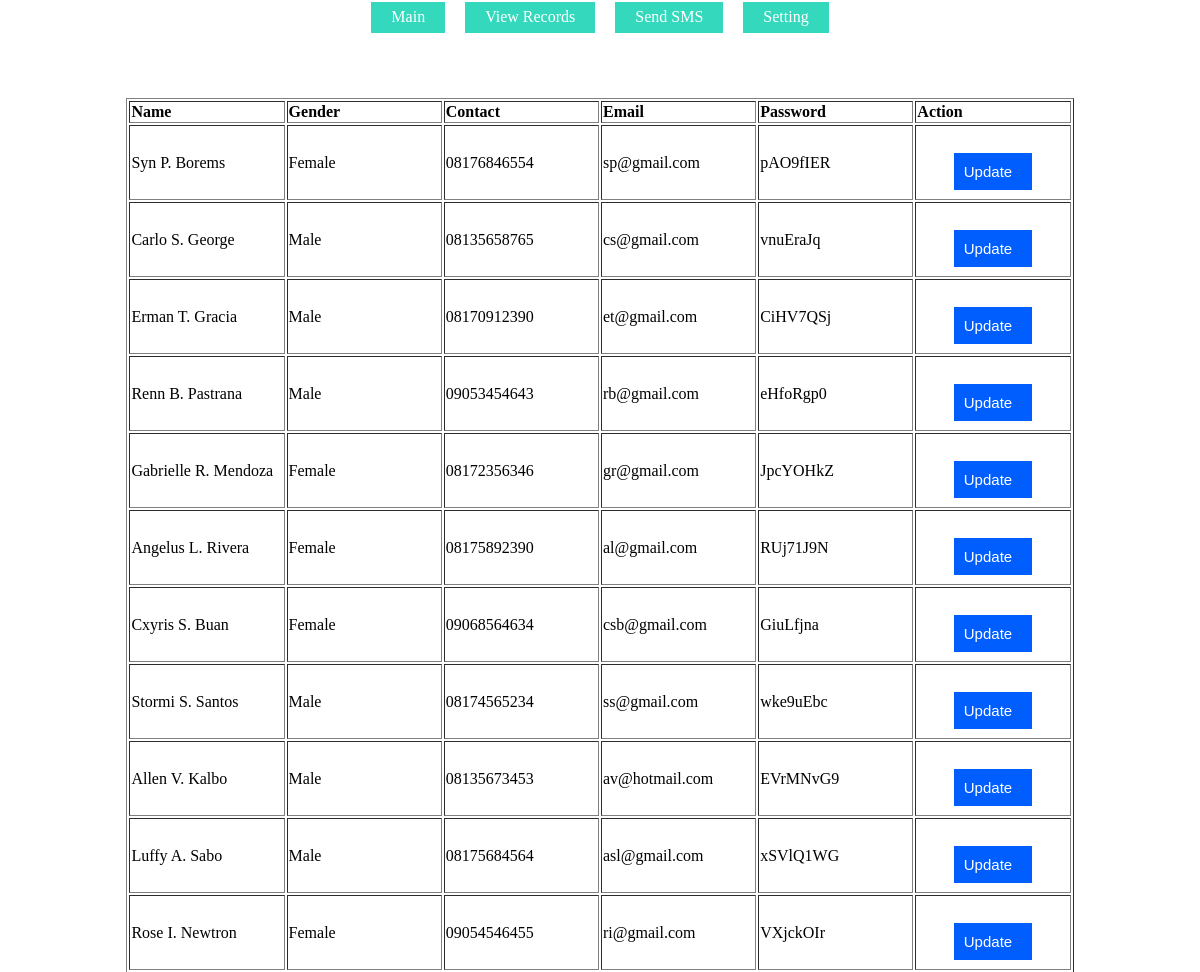
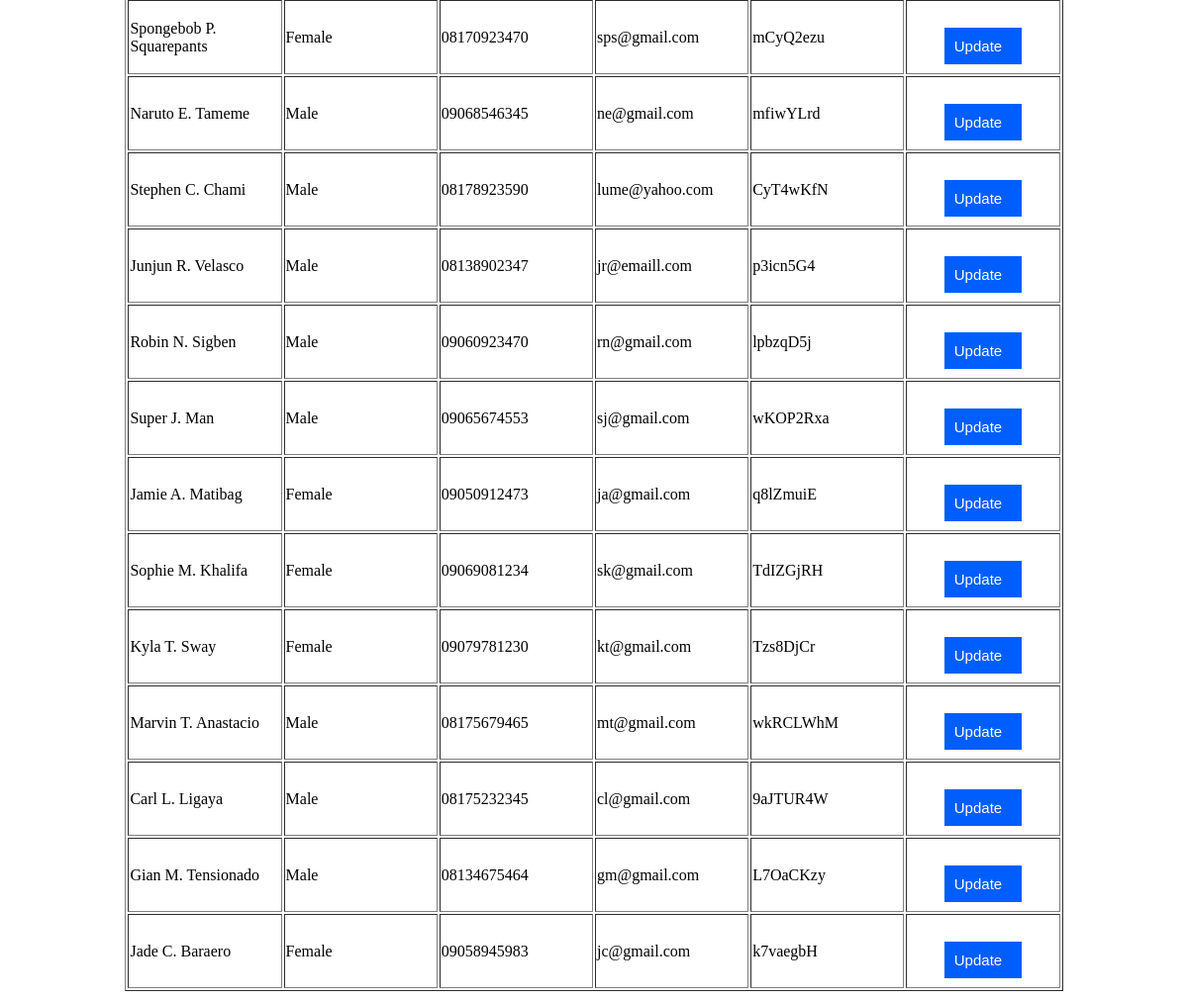
The page /admin/viewrecord.php on the database its author committed (2 pictures, top to bottom).
### tables this page shows
CREATE TABLE `tbl_user` (
  `id_user` int(11) NOT NULL,
  `first_name` varchar(255) NOT NULL,
  `middle_name` varchar(255) NOT NULL,
  `last_name` varchar(255) NOT NULL,
  `gender` varchar(255) NOT NULL,
  `preffix` varchar(255) NOT NULL,
  `seven_digit` varchar(255) NOT NULL,
  `email` varchar(255) NOT NULL,
  `password` varchar(255) NOT NULL
);

### admin/retriever.php (the view)
<br>
<br>
<br>
<br>
<center>
<table border="1" width="80%">
<tr>
    <td width="16%"><b>Name</td>
    <td width="16%"><b>Gender</td>
    <td width="16%"><b>Contact</td>
    <td width="16%"><b>Email</td>
    <td width="16%"><b>Password</td>
    <td width="16%"><b>Action</td>
</tr>
<?php
include ("../connections.php");
$retrieve_query = mysqli_query($connections, "SELECT * FROM tbl_user");
while($row_users = mysqli_fetch_assoc($retrieve_query)){
    $id_user = $row_users["id_user"];
    $db_first_name = $row_users["first_name"];
    $db_middle_name = $row_users["middle_name"];
    $db_last_name = $row_users["last_name"];
    $db_gender = ucfirst($row_users["gender"]);
    $db_preffix = $row_users["preffix"];
    $db_seven_digit = $row_users["seven_digit"];
    $db_email = $row_users["email"];
    $db_password = $row_users["password"];
    $full_name = ucfirst($db_first_name) . " " . ucfirst($db_middle_name[0]) . ". " . ucfirst($db_last_name);
    $contact = $db_preffix.$db_seven_digit;
    $jScript = md5(rand(1,9));
    $newScript = md5(rand(1,9));
    $getUpdate = md5(rand(1,9));
    echo"
    <tr>
        <td>$full_name</td>
        <td>$db_gender</td>
        <td>$contact</td>
        <td>$db_email</td>
        <td>$db_password</td>
        <td>
            <center>
                <br>
                <br>
                <a href='?jScript=$jScript && newScript=$newScript && getUpdate=$getUpdate && id_user=$id_user' class='btn-update'>Update</a>
                <br>
                <br>
            </center>
        </td>
    </tr>";
}
?>
</table>

### connections.php (style rules this page uses)
.btn-update { font-family: Arial; color: #ffffff; font-size: 15px; background: #005eff; padding: 10px 20px 10px 10px; text-decoration: none; }

### rows shown on the page
tbl_user: full_name "Syn P. Borems", gender "Female", contact "08176846554", email "sp@gmail.com", password "pAO9fIER"
tbl_user: full_name "Carlo S. George", gender "Male", contact "08135658765", email "cs@gmail.com", password "vnuEraJq"
tbl_user: full_name "Erman T. Gracia", gender "Male", contact "08170912390", email "et@gmail.com", password "CiHV7QSj"
tbl_user: full_name "Renn B. Pastrana", gender "Male", contact "09053454643", email "rb@gmail.com", password "eHfoRgp0"
tbl_user: full_name "Gabrielle R. Mendoza", gender "Female", contact "08172356346", email "gr@gmail.com", password "JpcYOHkZ"
tbl_user: full_name "Angelus L. Rivera", gender "Female", contact "08175892390", email "al@gmail.com", password "RUj71J9N"
tbl_user: full_name "Cxyris S. Buan", gender "Female", contact "09068564634", email "csb@gmail.com", password "GiuLfjna"
tbl_user: full_name "Stormi S. Santos", gender "Male", contact "08174565234", email "ss@gmail.com", password "wke9uEbc"
tbl_user: full_name "Allen V. Kalbo", gender "Male", contact "08135673453", email "av@hotmail.com", password "EVrMNvG9"
tbl_user: full_name "Luffy A. Sabo", gender "Male", contact "08175684564", email "asl@gmail.com", password "xSVlQ1WG"
tbl_user: full_name "Rose I. Newtron", gender "Female", contact "09054546455", email "ri@gmail.com", password "VXjckOIr"
tbl_user: full_name "Spongebob P. Squarepants", gender "Female", contact "08170923470", email "sps@gmail.com", password "mCyQ2ezu"
tbl_user: full_name "Naruto E. Tameme", gender "Male", contact "09068546345", email "ne@gmail.com", password "mfiwYLrd"
tbl_user: full_name "Stephen C. Chami", gender "Male", contact "08178923590", email "lume@yahoo.com", password "CyT4wKfN"
tbl_user: full_name "Junjun R. Velasco", gender "Male", contact "08138902347", email "jr@emaill.com", password "p3icn5G4"
tbl_user: full_name "Robin N. Sigben", gender "Male", contact "09060923470", email "rn@gmail.com", password "lpbzqD5j"
tbl_user: full_name "Super J. Man", gender "Male", contact "09065674553", email "sj@gmail.com", password "wKOP2Rxa"
tbl_user: full_name "Jamie A. Matibag", gender "Female", contact "09050912473", email "ja@gmail.com", password "q8lZmuiE"
tbl_user: full_name "Sophie M. Khalifa", gender "Female", contact "09069081234", email "sk@gmail.com", password "TdIZGjRH"
tbl_user: full_name "Kyla T. Sway", gender "Female", contact "09079781230", email "kt@gmail.com", password "Tzs8DjCr"
tbl_user: full_name "Marvin T. Anastacio", gender "Male", contact "08175679465", email "mt@gmail.com", password "wkRCLWhM"
tbl_user: full_name "Carl L. Ligaya", gender "Male", contact "08175232345", email "cl@gmail.com", password "9aJTUR4W"
tbl_user: full_name "Gian M. Tensionado", gender "Male", contact "08134675464", email "gm@gmail.com", password "L7OaCKzy"
tbl_user: full_name "Jade C. Baraero", gender "Female", contact "09058945983", email "jc@gmail.com", password "k7vaegbH"
